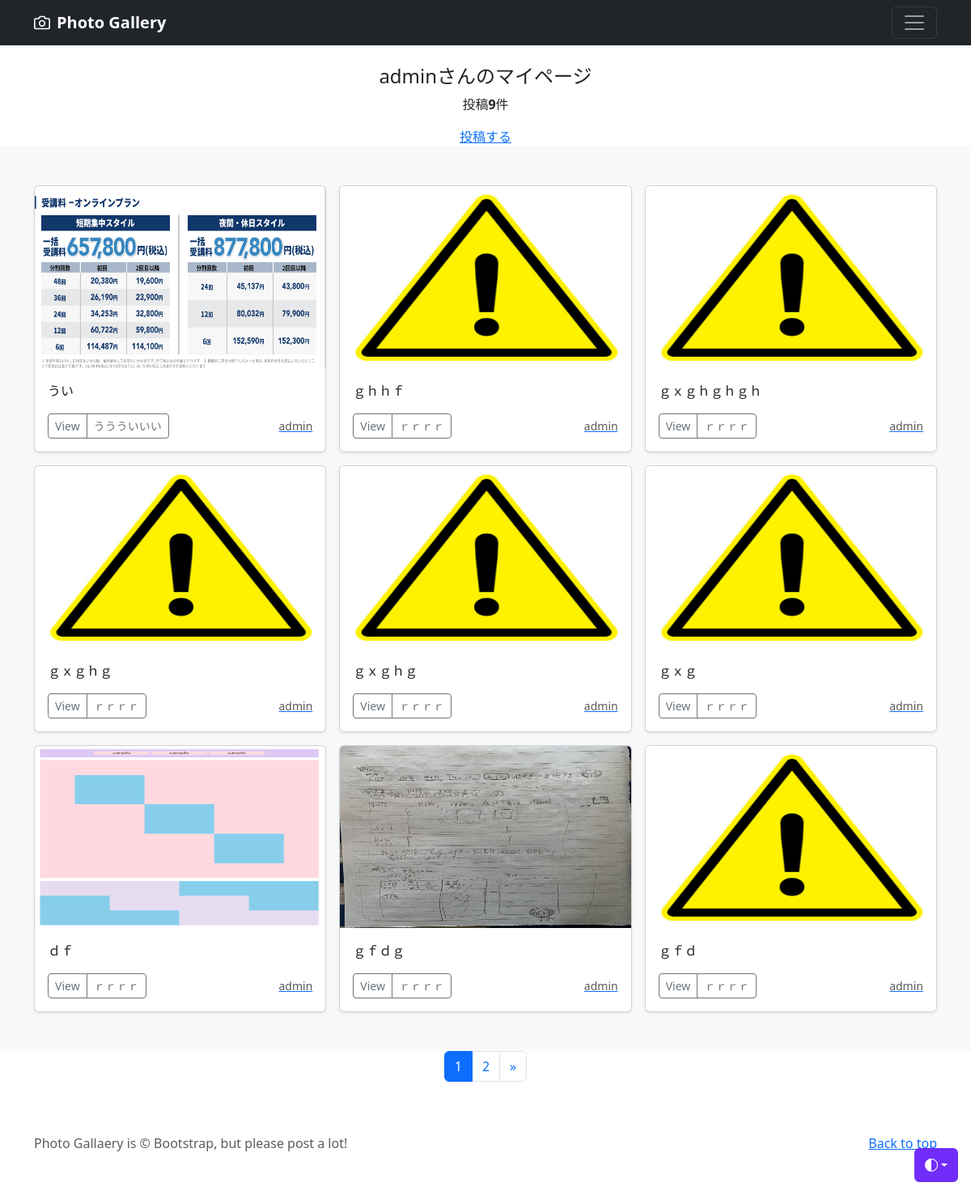
Page /mypage/ (signed in) on the earlier database version.
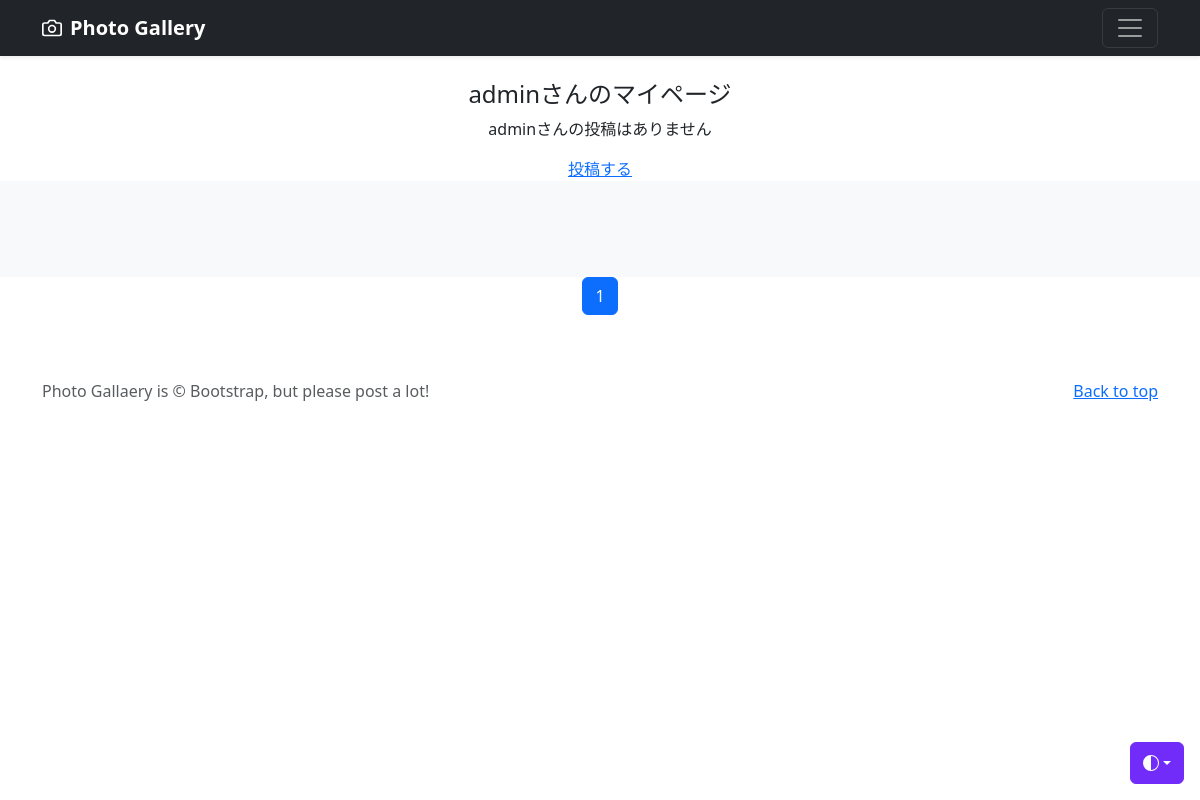
Same page on the later database version.
### accounts/models.py (models this page shows)
class CustomUser(AbstractUser):
    pass

### photo/models.py (models this page shows, shortened)
class PhotoPost(models.Model):
    user=models.ForeignKey(
        CustomUser,
        verbose_name='ユーザー',
        on_delete=models.CASCADE
        )
    category=models.ForeignKey(
        Category,
        verbose_name='カテゴリ',
        on_delete=models.PROTECT
        )
    title=models.CharField(
        verbose_name='タイトル',
        max_length=200
        )
    comment=models.TextField(
        verbose_name='コメント',
        )
    image1 =models.ImageField(
        verbose_name='イメージ1',
        upload_to='photos'
        )
    image2 =models.ImageField(
        verbose_name='イメージ２',
        upload_to='photos',
        blank=True,
        null=True
        )
    posted_at=models.DateTimeField(
        verbose_name='投稿日時',
        auto_now_add=True
        )

class Category(models.Model):
    title=models.CharField(
        verbose_name='カテゴリ',
        max_length=200)
    parent=models.ForeignKey(
        ParentCategory,
        verbose_name='親カテゴリ',
        on_delete=models.PROTECT
        )

### photo/views.py (the view)
# urls.py: path('mypage/',views.MypageView.as_view(), name='mypage'),
class MypageView(ListView):
    template_name='mypage.html'
    paginate_by=9
    def get_queryset(self):
        queryset=PhotoPost.objects.filter(user=self.request.user).order_by('-posted_at')
        return queryset

### photo/templates/mypage.html (shortened to what this page needs)
{% extends 'base.html' %}
    {% block contents %}
    {% if user.is_authenticated %}
        <br>
        <div style="text-align:center">
        <h4>{{user.username}}さんのマイページ</h4>
        {% if object_list.count == 0 %}
            <p>{{user.username}}さんの投稿はありません</p>
        {% else %}
            <p>投稿<strong>{{object_list.count}}</strong>件</p>
        {% endif %}
        <a href="{% url 'photo:post' %}">投稿する</a>
        </div>
    {% endif %}
    {% include "photos_list.html" %}
    {% include "pagination.html" %}
    {% endblock %}

### photo/templates/base.html (shortened to what this page needs)
{% load static %}
<!doctype html>
<html lang="ja" data-bs-theme="auto">
  <head>
<link href="https://cdn.jsdelivr.net/npm/bootstrap@5.3.0/dist/css/bootstrap.min.css" rel="stylesheet">
  </head>
  <body>
    <div class="dropdown position-fixed bottom-0 end-0 mb-3 me-3 bd-mode-toggle">
      <button class="btn btn-bd-primary py-2 dropdown-toggle d-flex align-items-center"
              id="bd-theme"
              type="button"
              aria-expanded="false"
              data-bs-toggle="dropdown"
              aria-label="Toggle theme (auto)">
        <svg class="bi my-1 theme-icon-active" width="1em" height="1em"><use href="#circle-half"></use></svg>
      </button>
    </div>
<header data-bs-theme="dark">
  <div class="navbar navbar-dark bg-dark shadow-sm">
    <div class="container">
      <a href="{% url 'photo:index' %}" class="navbar-brand d-flex align-items-center">
        <strong>Photo Gallery</strong>
      </a>
      <button class="navbar-toggler" type="button" data-bs-toggle="collapse" data-bs-target="#navbarHeader" aria-controls="navbarHeader" aria-expanded="false" aria-label="Toggle navigation">
        <span class="navbar-toggler-icon"></span>
      </button>
    </div>
  </div>
</header>
<main>
 {% block contents %}{% endblock %}
</main>
<footer class="text-muted py-5">
  <div class="container">
    <p class="float-end mb-1">
      <a href={% url 'photo:index' %}>Back to top</a>
    </p>
    <p class="mb-1">Photo Gallaery is &copy; Bootstrap, but please post a lot!</p>
  </div>
</footer>
    </body>
</html>

### photo/templates/photos_list.html (shortened to what this page needs)
  <div class="album py-5 bg-light">
    <div class="container">
      <div class="row row-cols-1 row-cols-sm-2 row-cols-md-3 g-3">
	  {% for record in object_list %}
        <div class="col">
          <div class="card shadow-sm">
            <img src="{{ record.image1.url}}"
		 class="bd-placeholder-img card-img-top"
                 width="100%" height="225"
                 xmlns="http://www.w3.org/2000/svg"
                 role="img" aria-label="Placeholder: Thumbnail"
                 preserveAspectRatio="xMidYMid slice"
                 focusable="false">
                 <rect width="100%" height="100%" fill="#55595c"/>
            <div class="card-body">
              <p class="card-text">{{record.title}}</p>
              <div class="d-flex justify-content-between align-items-center">
                <div class="btn-group">
                  <button type="button" class="btn btn-sm btn-outline-secondary" onclick="location.href='{% url 'photo:photo_detail' record.pk %}'">View</button>
                  <button type="button" class="btn btn-sm btn-outline-secondary" onclick="location.href='{% url 'photo:photos_cat' category=record.category.id %}'">{{record.category.title}}</button>
                </div>
                <a href="{% url 'photo:user_list' user=record.user.id %}">
                <small class="text-muted">{{record.user.username}}</small>
                </a>
              </div>
            </div>
          </div>
        </div>
	{% endfor %}
        </div>
        </div>
        </div>

### photo/templates/pagination.html (shortened to what this page needs)
<ul class="pagination"
    style="justify-content:center">
    {% for num in page_obj.paginator.page_range %}
        {% if page_obj.number == num %}
        <li class="page-item active">
            <span class="page-link">{{ num }}</span>
        </li>
        {% else %}
        <li class="page-item">
            <a class="page-link" href="?page={{ num }}">{{ num }}</a>
        </li>
        {% endif %}
    {% endfor %}
    {% if page_obj.has_next %}
    <li class="page-item">
        <a class="page-link"
            href="?page={{ page_obj.next_page_number }}"
            aria-label="Next">
            <span aria-hidden="true">&raquo;</span>
        </a>
    </li>
    {% endif %}
</ul>

### photo/templates/base.html (style rules this page uses)
.bi { vertical-align: -.125em; fill: currentColor; }
.btn-bd-primary { --bd-violet-bg: #712cf9; --bd-violet-rgb: 112.520718, 44.062154, 249.437846; --bs-btn-font-weight: 600; --bs-btn-color: var(--bs-white); --bs-btn-bg: var(--bd-violet-bg); --bs-btn-border-color: var(--bd-violet-bg); --bs-btn-hover-color: var(--bs-white); --bs-btn-hover-bg: #6528e0; --bs-btn-hover-border-color: #6528e0; --bs-btn-focus-shadow-rgb: var(--bd-violet-rgb); --bs-btn-active-color: var(--bs-btn-hover-color); --bs-btn-active-bg: #5a23c8; --bs-btn-active-border-color: #5a23c8; }
.bd-mode-toggle { z-index: 1500; }

Differences in the rows shown:
removed PhotoPost: image1 (picture), title "うい", category "ううういいい", user.username "admin"
removed PhotoPost: image1 (picture), title "ｇｈｈｆ", category "ｒｒｒｒ", user.username "admin"
removed PhotoPost: image1 (picture), title "ｇｘｇｈｇｈｇｈ", category "ｒｒｒｒ", user.username "admin"
removed PhotoPost: image1 (picture), title "ｇｘｇｈｇ", category "ｒｒｒｒ", user.username "admin"
removed PhotoPost: image1 (picture), title "ｇｘｇｈｇ", category "ｒｒｒｒ", user.username "admin"
removed PhotoPost: image1 (picture), title "ｇｘｇ", category "ｒｒｒｒ", user.username "admin"
removed PhotoPost: image1 (picture), title "ｄｆ", category "ｒｒｒｒ", user.username "admin"
removed PhotoPost: image1 (picture), title "ｇｆｄｇ", category "ｒｒｒｒ", user.username "admin"
removed PhotoPost: image1 (picture), title "ｇｆｄ", category "ｒｒｒｒ", user.username "admin"
changed CustomUser "admin": username (not shown) → "admin"
Other differences:
{{ object_list.count }}: "9" → (not shown)
text no longer shown: "投稿 件 »"
text now shown: "さんの投稿はありません"
list line gone: "2"
